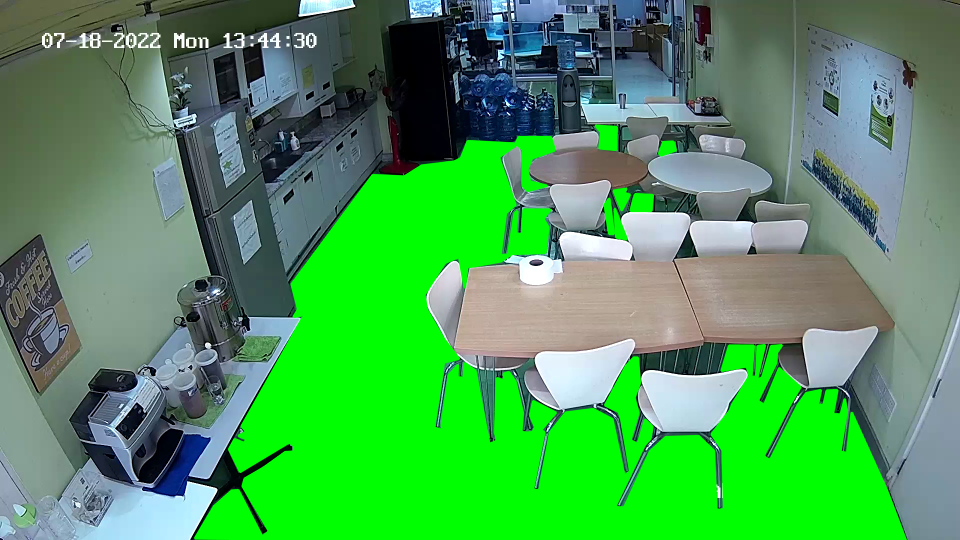
#> input picture data/helpers/cafetefria_ground.png, 1920 x 1080 px (shown at 1/2 size)
$ python thresh_floor_green.py
#> lines starting #> are read from the running program, lines starting #| are printed output that depends on the picture; after the words box and inside, x2 and y2 are one past the last pixel; in counts of white or black regions, pixels touching at a corner belong together
import cv2
import numpy as np
import imutils

img = cv2.imread('./data/helpers/cafetefria_ground.png')
#> img is the input picture: shape (1080, 1920, 3); mean B, G, R 88.5, 154.8, 77.5
hsv = cv2.cvtColor(img, cv2.COLOR_BGR2HSV)
#> hsv: shape (1080, 1920, 3); mean H, S, V 73.3, 119.8, 161.3

lower_range = np.array([0,210,255]) # hmin smin vmin
upper_range = np.array([179,255,255]) # hmax smax vmax

mask = cv2.inRange(hsv,lower_range,upper_range)
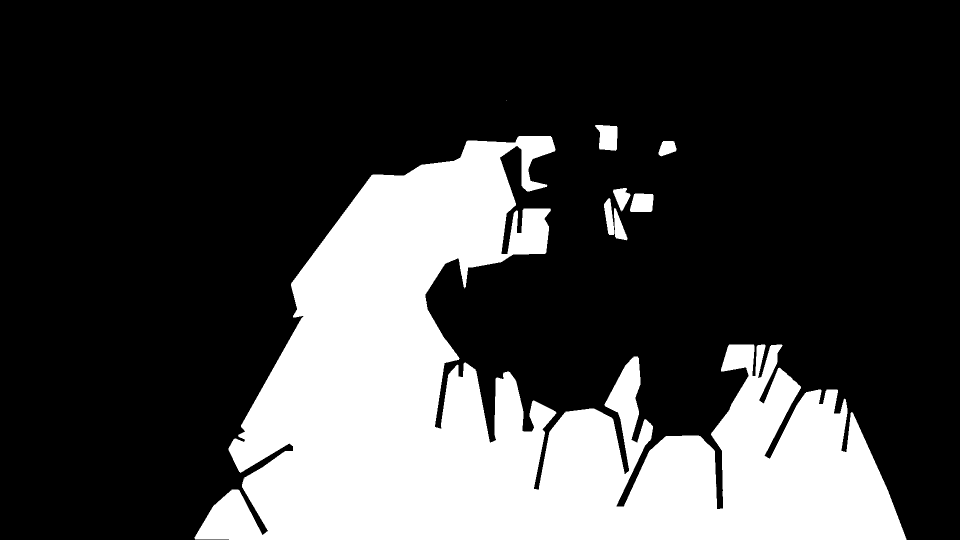
#> mask: shape (1080, 1920) (shown at 1/2 size); 25.3% white; 8 white regions (1 under 20 px), largest, box (x1, y1, x2, y2) and area: (389, 272, 1813, 1080) 517175, (1190, 250, 1235, 302) 1800, (1260, 387, 1307, 424) 1536
kernel = np.ones((2, 2))
img_erode = cv2.erode(mask, kernel, iterations=1)
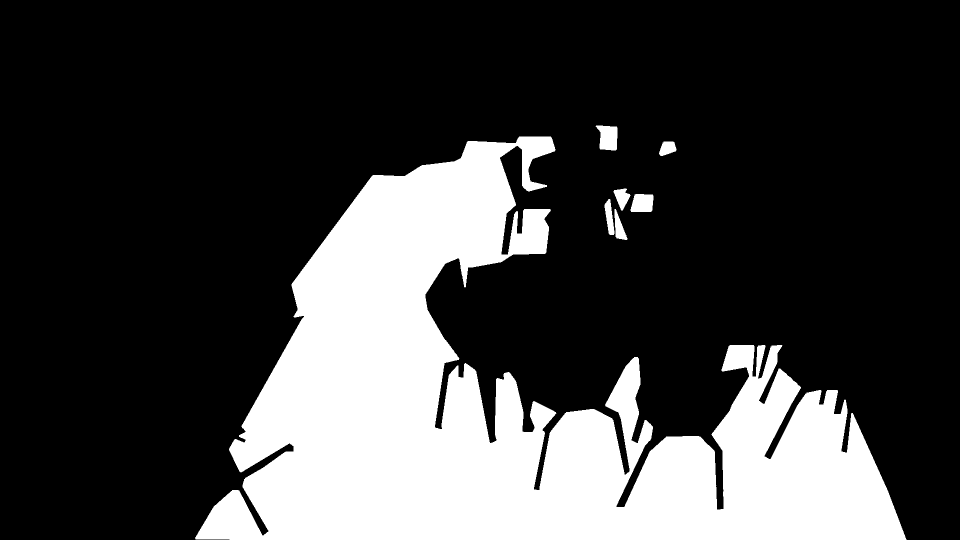
#> img_erode: shape (1080, 1920) (shown at 1/2 size); 25% white; 7 white regions, largest, box (x1, y1, x2, y2) and area: (390, 273, 1813, 1080) 511534, (1191, 251, 1235, 301) 1702, (1261, 388, 1307, 424) 1453

final_pic = cv2.bitwise_and(img,img,mask=img_erode)
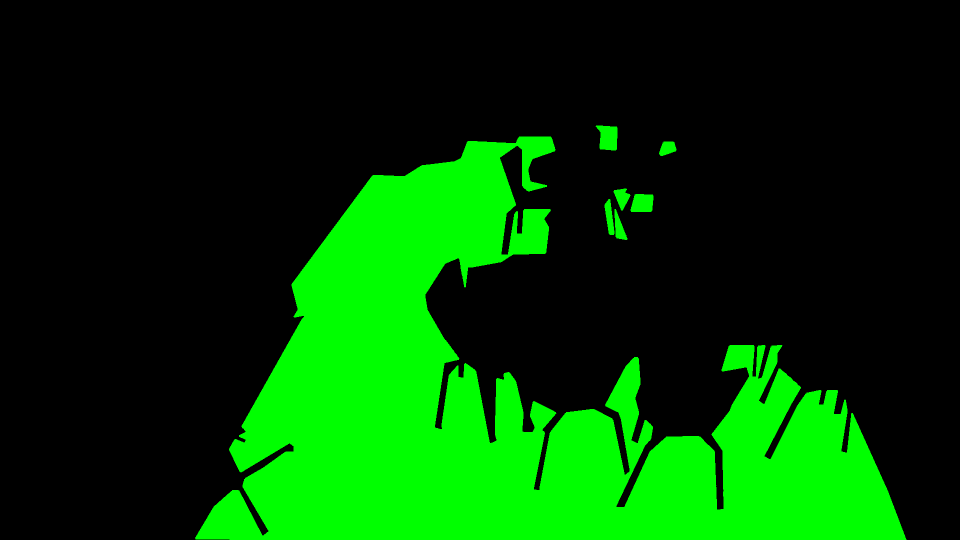
#> final_pic: shape (1080, 1920, 3) (shown at 1/2 size); mean B, G, R 0, 63.7, 0


cv2.imshow("image",img)
cv2.imshow('Mask',mask)
cv2.imshow('final',img_erode)
cv2.imshow('final2',final_pic)

cv2.imwrite('./data/helpers/cafeteria_mask.png',img_erode)


cv2.waitKey()

cv2.destroyAllWindows()
